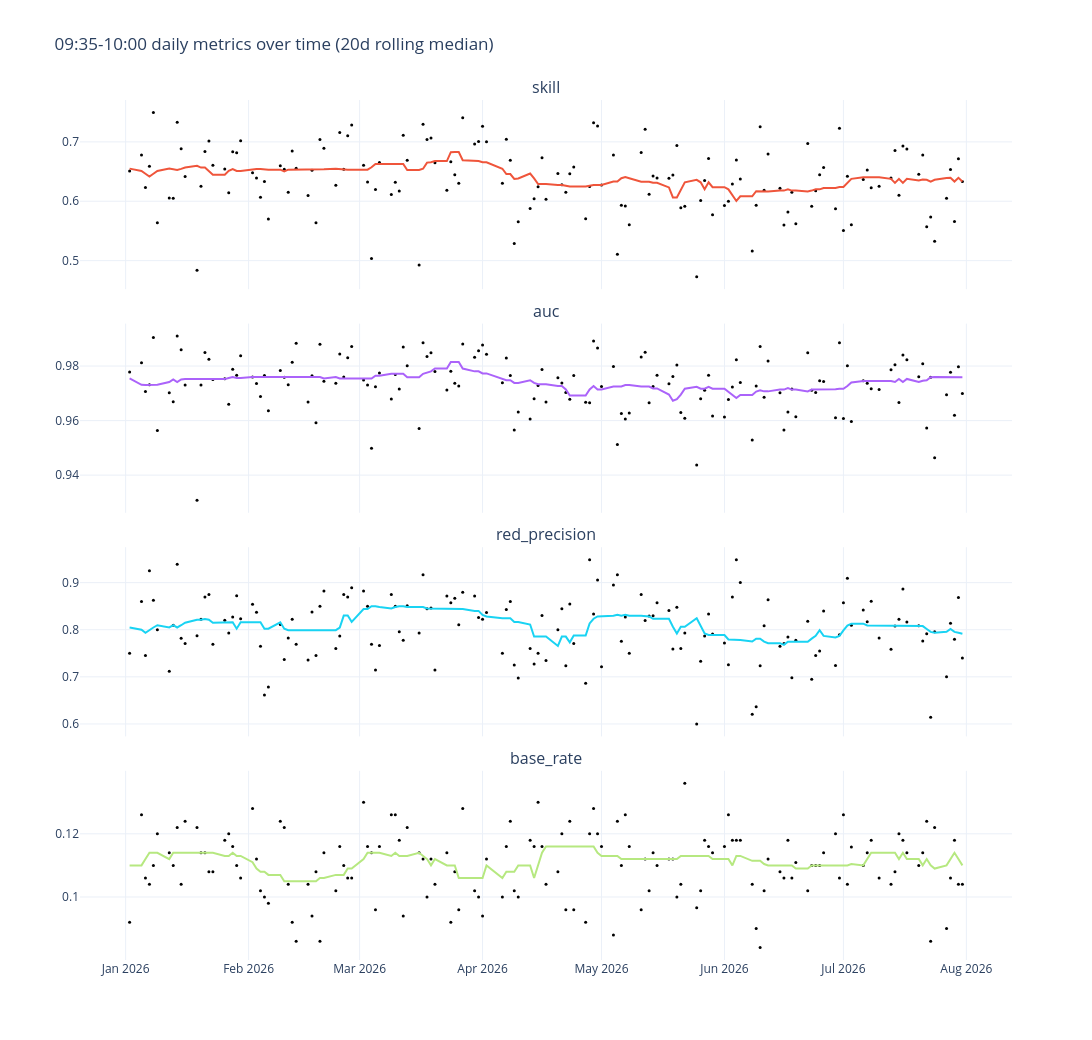

Here is the notebook cell this chart was saved with:
### Code cell
#pred = pd.read_parquet('data/stage-5/pred_fullspan_5c2raw_01-2025_6s.parquet')
ts = window_over_time(pred,  "09:35", "10:00")

### Figure 1 — Plotly figure (JSON) as saved in the notebook; plotly's stock layout.template omitted (floating-point values rounded to 4 significant figures; data arrays with more than 128 entries replaced by an {"elided": "..."} marker saying what was removed)
{"data": [{"marker": {"color": "black", "size": 3}, "mode": "markers", "name": "skill daily", "showlegend": false, "type": "scatter", "x": {"elided": "149 str values"}, "xaxis": "x", "y": {"elided": "149 float values"}, "yaxis": "y"}, {"line": {"width": 2}, "mode": "lines", "name": "skill 20d median", "showlegend": false, "type": "scatter", "x": {"elided": "149 str values"}, "xaxis": "x", "y": {"elided": "149 float values"}, "yaxis": "y"}, {"marker": {"color": "black", "size": 3}, "mode": "markers", "name": "auc daily", "showlegend": false, "type": "scatter", "x": {"elided": "149 str values"}, "xaxis": "x2", "y": {"elided": "149 float values"}, "yaxis": "y2"}, {"line": {"width": 2}, "mode": "lines", "name": "auc 20d median", "showlegend": false, "type": "scatter", "x": {"elided": "149 str values"}, "xaxis": "x2", "y": {"elided": "149 float values"}, "yaxis": "y2"}, {"marker": {"color": "black", "size": 3}, "mode": "markers", "name": "red_precision daily", "showlegend": false, "type": "scatter", "x": {"elided": "149 str values"}, "xaxis": "x3", "y": {"elided": "149 float values"}, "yaxis": "y3"}, {"line": {"width": 2}, "mode": "lines", "name": "red_precision 20d median", "showlegend": false, "type": "scatter", "x": {"elided": "149 str values"}, "xaxis": "x3", "y": {"elided": "149 float values"}, "yaxis": "y3"}, {"marker": {"color": "black", "size": 3}, "mode": "markers", "name": "base_rate daily", "showlegend": false, "type": "scatter", "x": {"elided": "149 str values"}, "xaxis": "x4", "y": {"elided": "149 float values"}, "yaxis": "y4"}, {"line": {"width": 2}, "mode": "lines", "name": "base_rate 20d median", "showlegend": false, "type": "scatter", "x": {"elided": "149 str values"}, "xaxis": "x4", "y": {"elided": "149 float values"}, "yaxis": "y4"}], "layout": {"annotations": [{"font": {"size": 16}, "showarrow": false, "text": "skill", "x": 0.5, "xanchor": "center", "xref": "paper", "y": 1, "yanchor": "bottom", "yref": "paper"}, {"font": {"size": 16}, "showarrow": false, "text": "auc", "x": 0.5, "xanchor": "center", "xref": "paper", "y": 0.74, "yanchor": "bottom", "yref": "paper"}, {"font": {"size": 16}, "showarrow": false, "text": "red_precision", "x": 0.5, "xanchor": "center", "xref": "paper", "y": 0.48, "yanchor": "bottom", "yref": "paper"}, {"font": {"size": 16}, "showarrow": false, "text": "base_rate", "x": 0.5, "xanchor": "center", "xref": "paper", "y": 0.22, "yanchor": "bottom", "yref": "paper"}], "height": 1040, "title": {"text": "09:35-10:00 daily metrics over time (20d rolling median)"}, "width": 2400, "xaxis": {"anchor": "y", "domain": [0, 1], "matches": "x4", "showticklabels": false}, "xaxis2": {"anchor": "y2", "domain": [0, 1], "matches": "x4", "showticklabels": false}, "xaxis3": {"anchor": "y3", "domain": [0, 1], "matches": "x4", "showticklabels": false}, "xaxis4": {"anchor": "y4", "domain": [0, 1]}, "yaxis": {"anchor": "x", "domain": [0.78, 1]}, "yaxis2": {"anchor": "x2", "domain": [0.52, 0.74]}, "yaxis3": {"anchor": "x3", "domain": [0.26, 0.48]}, "yaxis4": {"anchor": "x4", "domain": [0, 0.22]}}}
